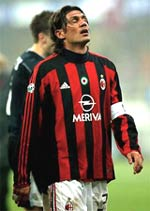
%> input picture data/acmilan/22.jpg, 150 x 211 px; its folder holds 5 pictures in this run
$ octave main.m   (GNU Octave 9; MATLAB toolbox functions it lacks are replaced by stand-ins)
%> lines starting %> are read from the running program, lines starting %| are printed output that depends on the picture
### create_models.m
function [models] = create_models()
    global VERBOSE
    global FIG_SUBIMAGE
    global FIG_HIST

    images = [struct('im', {}, 'name', {})];

    im = imread('data/acmilan/22.jpg');
%> im is the input picture: size 211x150x3 uint8; mean R, G, B 122.1, 107, 92.8
    images(end + 1).im = im(75:170, 50:110, :);
    images(end).name = '22.jpg';

    im = imread('data/barcelona/05.jpg');
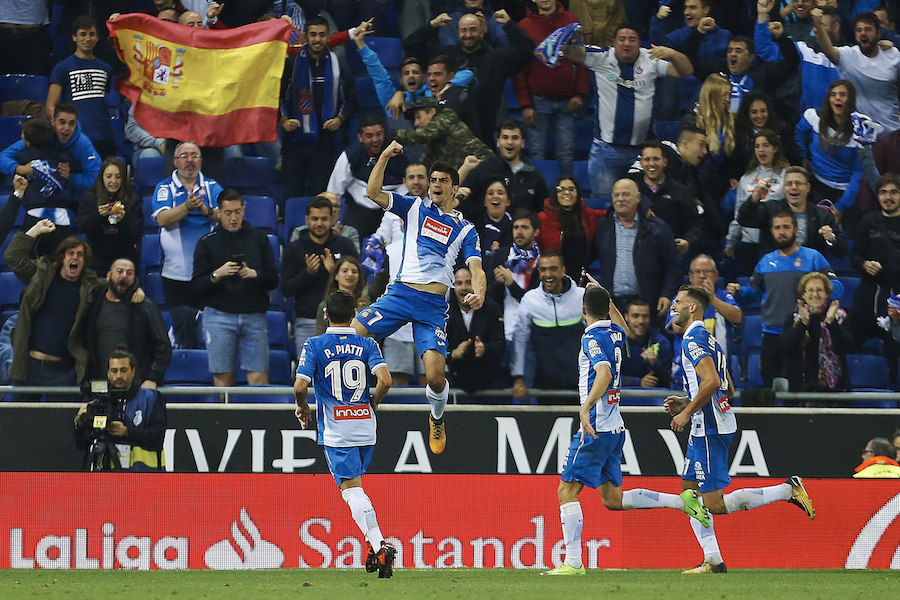
%> input picture data/rcdespanol/05.jpg, 900 x 600 px
%> im is the input picture: size 600x900x3 uint8; mean R, G, B 87.5, 75.1, 75
    images(end + 1).im = im(250:end, 50:210, :);
    images(end).name = '05.jpg';

    im = imread('data/chelsea/18.jpg');
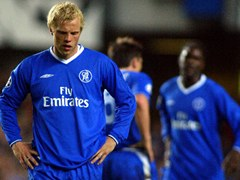
%> input picture data/chelsea/18.jpg, 240 x 180 px
%> im is the input picture: size 180x240x3 uint8; mean R, G, B 51.9, 60.2, 108.5
    images(end + 1).im = im(60:160, 37:100, :);
    images(end).name = '26.jpg';

%> the run ends on the next line
    im = imread('data/juventus/15.jpg');
    images(end + 1).im = im(130:end, :, :);
    images(end).name = '15.jpg';

    im = imread('data/liverpool/31.jpg');
    images(end + 1).im = im(75:end, 60:165, :);
    images(end).name = '31.jpg';

    im = imread('data/madrid/01.jpg');
    images(end + 1).im = im(150:end, 10:140, :);
    images(end).name = '01.jpg';

    im = imread('data/psv/17.jpg');
    images(end + 1).im = im(100:end, 35:end, :);
    images(end).name = '17.jpg';

    models = [struct('team_id', {}, 'name', {}, 'im', {}, 'im_norm', {}, 'histogram', {}, 'regions', {}, 'weight', {})];

    for k = 1 : length(images)
        if VERBOSE
            figure(FIG_SUBIMAGE), subplot(2, 1, 1), imshow(images(k).im);
            figure(FIG_HIST);
        end
        disp("Creating model:");
        disp(k);
        models(k).team_id = k;
        models(k).name = images(k).name;
        models(k).im = images(k).im;
        models(k).im_norm = hsv2rgb(normalizer_hsv(models(k).im));
        models(k).histogram = get_hsl_histogram(models(k).im);
        regions_lib = hsl_regions();
        [models(k).regions, models(k).weight] = regions_lib.extract_regions(models(k).histogram);
    end
end

### main.m
clear all
close all

global N_BINS
N_BINS = 60;

global THRESHOLD
THRESHOLD = 0.04;

global TIGHTNESS
TIGHTNESS = 0.02;

global SUBIMAGE_SIZE
SUBIMAGE_SIZE = 26;

global SEED
SEED = 17;

global VERBOSE
VERBOSE = false;

if VERBOSE
    global FIG_IMAGE
    global FIG_SUBIMAGE
    global FIG_HIST
    FIG_IMAGE = figure(1);
    FIG_SUBIMAGE = figure(2);
    FIG_HIST = figure(3);

    set(FIG_IMAGE, 'Position', [0 450 300 350])
    set(FIG_SUBIMAGE, 'Position', [0 0 300 400])
    set(FIG_HIST, 'Position', [300 0 1100 800])
end

models = create_models();
